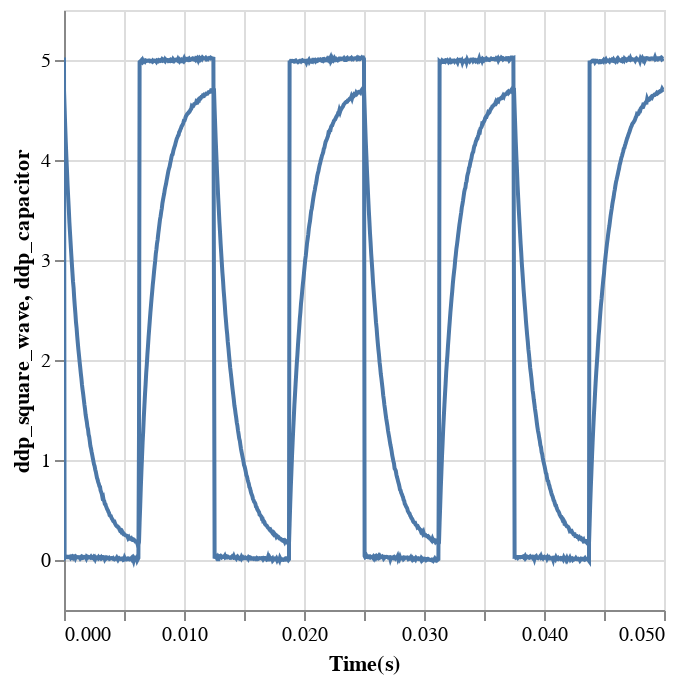

Notebook code cell kept with this figure:
### Code cell
graph = alt.Chart(data_df)
ch1 = graph.mark_line().encode(alt.X('Time(s)'), alt.Y('ddp_square_wave')).interactive()
ch2 = graph.mark_line().encode(alt.X('Time(s)'), alt.Y('ddp_capacitor')).interactive()

ch1 + ch2

### Figure 1 — Vega-Lite specification as saved in the notebook (floating-point values rounded to 4 significant figures; data arrays with more than 128 entries replaced by an {"elided": "..."} marker saying what was removed)
{"config": {"view": {"continuousWidth": 300, "continuousHeight": 300}}, "layer": [{"mark": {"type": "line"}, "encoding": {"x": {"field": "Time(s)", "type": "quantitative"}, "y": {"field": "ddp_square_wave", "type": "quantitative"}}, "name": "view_97"}, {"mark": {"type": "line"}, "encoding": {"x": {"field": "Time(s)", "type": "quantitative"}, "y": {"field": "ddp_capacitor", "type": "quantitative"}}, "name": "view_98"}], "data": {"name": "data-19404a93acff0f765455e7bf1d24adbe"}, "params": [{"name": "param_97", "select": {"type": "interval", "encodings": ["x", "y"]}, "bind": "scales", "views": ["view_97"]}, {"name": "param_98", "select": {"type": "interval", "encodings": ["x", "y"]}, "bind": "scales", "views": ["view_98"]}], "$schema": "https://vega.github.io/schema/vega-lite/v5.20.1.json", "datasets": {"data-19404a93acff0f765455e7bf1d24adbe": {"elided": "1000 records"}}}
